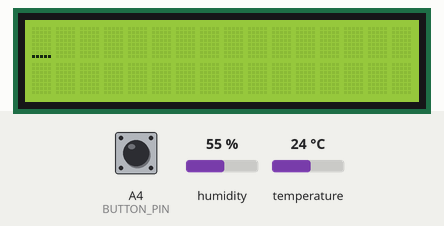
Bench run of a sketch on a simulated Arduino Mega 2560, built with avr-gcc and run on an emulated ATmega2560. Parts: 16×2 character LCD. Wiring (inferred from the names in the program): character LCD (HD44780): RS pin 12; R/W pin 11; E pin 2; data pin 3, pin 4, pin 5, pin 6, pin 7, pin 8, pin 9, pin 10. The inputs (shaded band) are chosen by the test bench; at power-on: A4 (BUTTON_PIN) HIGH, humidity 55 %, temperature 24 °C. What the sketch prints to the serial monitor is not drawn.

Above: at 1.2 s.
1.3 s: A4 (BUTTON_PIN) pulled LOW for 0.15 s
At 2.8 s:
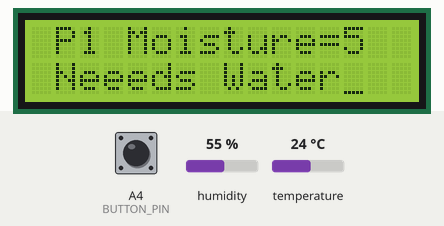
At 14.1 s:
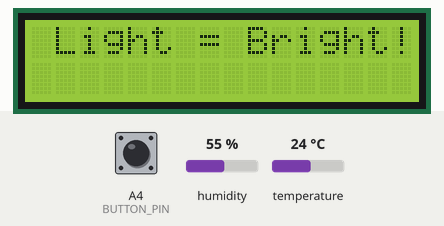
Timing chart, 0 to 15.6 s (numbered marks = the images above; inputs shaded):
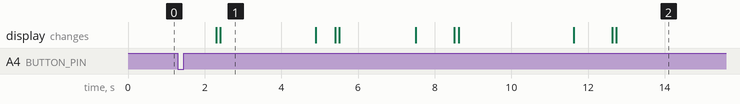

Measured:
- after the input at 1.3 s, the display: first changes after 1.0 s (image 1 shows a later state)
- what the display in image 1 shows lasts 2.5 s, from 2.4 s to 4.9 s

The sketch:

AutoGardenVer4.ino
```cpp
#include <stdio.h>
#include <string.h>
#include <stdlib.h>
#include "DHT.h"
#include <IRremote.h>
#include <Stepper.h>

#define DHTPIN A2
#define DHTTYPE DHT11
#define STEPS 100

DHT dht(DHTPIN, DHTTYPE);
Stepper stepper(STEPS, A8, A7, A6, A5);

int DI = 12;
int RW = 11;
int DB[] = {3, 4, 5, 6, 7, 8, 9, 10};// use array to select pin for bus
int Enable = 2;
//dht sensor
String fahrenheit;
String humidity;
//moisture sensore
String moisture;
String moisture1;
char needswater;
char needswater1;
//light sensor
int light;
//button
const int BUTTON_PIN = A4; // Arduino pin connected to button's pin
int lastButtonState;    // the previous state of button
int currentButtonState; // the current state of button
//IrRemote
const byte IR_RECEIVE_PIN = A9;
int remoteinput;
int previous = 0;

//define LCD writing
void LcdCommandWrite(int value) {
  // define all pins
  int i = 0;
  for (i = DB[0]; i <= DI; i++) // assign value for bus
  {
    digitalWrite(i, value & 01); // for 1602 LCD, it uses D7-D0( not D0-D7) for signal identification; here, it’s used for signal inversion.
    value >>= 1;
  }
  digitalWrite(Enable, LOW);
  delayMicroseconds(1);
  digitalWrite(Enable, HIGH);
  delayMicroseconds(1);  // wait for 1ms
  digitalWrite(Enable, LOW);
  delayMicroseconds(1);  // wait for 1ms
}

void LcdDataWrite(int value) {
  // initialize all pins
  int i = 0;
  digitalWrite(DI, HIGH);
  digitalWrite(RW, LOW);
  for (i = DB[0]; i <= DB[7]; i++) {
    digitalWrite(i, value & 01);
    value >>= 1;
  }
  digitalWrite(Enable, LOW);
  delayMicroseconds(1);
  digitalWrite(Enable, HIGH);
  delayMicroseconds(1);
  digitalWrite(Enable, LOW);
  delayMicroseconds(1);  // wait for 1ms
}

//Full Setup
void setup (void) {
  int i = 0;
  for (i = Enable; i <= DI; i++) {
    pinMode(i, OUTPUT);
    Serial.begin(57600);
    dht.begin();
    pinMode(BUTTON_PIN, INPUT_PULLUP); // set arduino pin to input pull-up mode
    currentButtonState = digitalRead(BUTTON_PIN);
    IrReceiver.begin(IR_RECEIVE_PIN, ENABLE_LED_FEEDBACK);
    stepper.setSpeed(180);
  }

//THESE DELAYS WERE SLOWING DOWN THE STEPPER MOTOR
//  delay(100);
  // initialize LCD after a brief pause
  // for LCD control
  LcdCommandWrite(0x38);  // select as 8-bit interface, 2-line display, 5x7 character size
//  delay(64);
  LcdCommandWrite(0x38);  // select as 8-bit interface, 2-line display, 5x7 character size
//  delay(50);
  LcdCommandWrite(0x38);  // select as 8-bit interface, 2-line display, 5x7 character size
//  delay(20);
  LcdCommandWrite(0x06);  // set input mode
  // auto-increment, no display of shifting
//  delay(20);
  LcdCommandWrite(0x0E);  // display setup
  // turn on the monitor, cursor on, no flickering
//  delay(20);
  LcdCommandWrite(0x01);  // clear the scree, cursor position returns to 0
//  delay(100);
  LcdCommandWrite(0x80);  //  display setup
  //  turn on the monitor, cursor on, no flickering

//  delay(20);
}

void loop (void) {
  lastButtonState    = currentButtonState;      // save the last state
  currentButtonState = digitalRead(BUTTON_PIN); // read new state
  if(lastButtonState == HIGH && currentButtonState == LOW) {
    LcdCommandWrite(0x01);  // clear the scree, cursor position returns to 0
    delay(1000);
    LcdCommandWrite(0x80 + 1);
    delay(100);
    moisture = analogRead(0);
    // Start LCD write
    LcdDataWrite('P');
    LcdDataWrite('1');
    LcdDataWrite(' ');
    LcdDataWrite('M');
    LcdDataWrite('o');
    LcdDataWrite('i');
    LcdDataWrite('s');
    LcdDataWrite('t');
    LcdDataWrite('u');
    LcdDataWrite('r');
    LcdDataWrite('e');
    LcdDataWrite('=');

    LcdDataWrite(moisture[0]);

    LcdCommandWrite(0xc0 + 1);

    if (moisture[0] == '6'
        || moisture[0] == '7'
        || moisture[0] == '8'
        || moisture[0] == '9'
       ) {
      needswater = 'N';
      LcdDataWrite('D');
      LcdDataWrite('o');
      LcdDataWrite('e');
      LcdDataWrite('s');
      LcdDataWrite(' ');
      LcdDataWrite('N');
      LcdDataWrite('O');
      LcdDataWrite('T');

    }
    else {
      needswater = 'Y';
      LcdDataWrite('N');
      LcdDataWrite('e');
      LcdDataWrite('e');
      LcdDataWrite('e');
      LcdDataWrite('d');
      LcdDataWrite('s');
      LcdDataWrite(' ');
      LcdDataWrite('W');
      LcdDataWrite('a');
      LcdDataWrite('t');
      LcdDataWrite('e');
      LcdDataWrite('r');
    }
    delay(2000);
    //  LcdDataWrite('F');
    delay(500);

    LcdCommandWrite(0x01);  // clear the scree, cursor position returns to 0
    delay(500);
    LcdCommandWrite(0x80 + 1);
    delay(100);
    moisture1 = analogRead(1);
    // write in welcome message
    LcdDataWrite('P');
    LcdDataWrite('2');
    LcdDataWrite(' ');
    LcdDataWrite('M');
    LcdDataWrite('o');
    LcdDataWrite('i');
    LcdDataWrite('s');
    LcdDataWrite('t');
    LcdDataWrite('u');
    LcdDataWrite('r');
    LcdDataWrite('e');
    LcdDataWrite('=');

    LcdDataWrite(moisture1[0]);

    LcdCommandWrite(0xc0 + 1);

    if (moisture1[0] == '6'
        || moisture1[0] == '7'
        || moisture1[0] == '8'
        || moisture1[0] == '9'
       ) {
      needswater1 = 'N';
      LcdDataWrite('D');
      LcdDataWrite('o');
      LcdDataWrite('e');
      LcdDataWrite('s');
      LcdDataWrite(' ');
      LcdDataWrite('N');
      LcdDataWrite('O');
      LcdDataWrite('T');

    }
    else {
      needswater1 = 'Y';
      LcdDataWrite('N');
      LcdDataWrite('e');
      LcdDataWrite('e');
      LcdDataWrite('e');
      LcdDataWrite('d');
      LcdDataWrite('s');
      LcdDataWrite(' ');
      LcdDataWrite('W');
      LcdDataWrite('a');
      LcdDataWrite('t');
      LcdDataWrite('e');
      LcdDataWrite('r');
    }
    delay(1000);
    //  LcdDataWrite('F');
    delay(1000);

    LcdCommandWrite(0x01);  // clear the scree, cursor position returns to 0
    delay(1000);
    LcdCommandWrite(0x80 + 1);
    delay(100);

    fahrenheit = String(dht.readTemperature(true));

    LcdDataWrite('T');
    LcdDataWrite('e');
    LcdDataWrite('m');
    LcdDataWrite('p');
    LcdDataWrite('e');
    LcdDataWrite('r');
    LcdDataWrite('a');
    LcdDataWrite('t');
    LcdDataWrite('u');
    LcdDataWrite('r');
    LcdDataWrite('e');
    LcdDataWrite('=');
    LcdDataWrite(fahrenheit[0]);
    LcdDataWrite(fahrenheit[1]);

  //  Serial.println(fahrenheit);

    LcdCommandWrite(0xc0 + 1);

    LcdDataWrite('H');
    LcdDataWrite('u');
    LcdDataWrite('m');
    LcdDataWrite('i');
    LcdDataWrite('d');
    LcdDataWrite('i');
    LcdDataWrite('t');
    LcdDataWrite('y');
    LcdDataWrite('=');

    humidity = String(dht.readHumidity());
    LcdDataWrite(humidity[0]);
    LcdDataWrite(humidity[1]);
    delay(3000);

    //Reset LCD
    LcdCommandWrite(0x01);  // clear the scree, cursor position returns to 0
    delay(1000);
    LcdCommandWrite(0x80 + 1);
    delay(100);

    LcdDataWrite('L');
    LcdDataWrite('i');
    LcdDataWrite('g');
    LcdDataWrite('h');
    LcdDataWrite('t');
    LcdDataWrite(' ');
    LcdDataWrite('=');
    LcdDataWrite(' ');


    light = analogRead(A3);
    // We'll have a few threshholds, qualitatively determined
    if (light < 10) {
      Serial.println(" - Dark");
      LcdDataWrite('D');
      LcdDataWrite('a');
      LcdDataWrite('r');
      LcdDataWrite('k');

    } else if (light < 200) {
      Serial.println(" - Dim");
      LcdDataWrite('D');
      LcdDataWrite('i');
      LcdDataWrite('m');

    } else if (light < 500) {
      Serial.println(" - Light");
      LcdDataWrite('L');
      LcdDataWrite('i');
      LcdDataWrite('g');
      LcdDataWrite('h');
      LcdDataWrite('t');
    } else if (light < 800) {
      Serial.println(" - Bright");
      LcdDataWrite('B');
      LcdDataWrite('r');
      LcdDataWrite('i');
      LcdDataWrite('g');
      LcdDataWrite('h');
      LcdDataWrite('t');
      LcdDataWrite('!');

    } else {
      Serial.println(" - Very bright");
    }
    delay(3000);

    //Reset LCD
    LcdCommandWrite(0x01);  // clear the scree, cursor position returns to 0
    delay(1000);
    LcdCommandWrite(0x80);
    delay(100);
      //Display Summary

  //    LcdDataWrite('T');
  //    LcdDataWrite('M');
  //    LcdDataWrite('P');
  //    LcdDataWrite(':');
      LcdDataWrite(fahrenheit[0]);
      LcdDataWrite(fahrenheit[1]);
      LcdDataWrite('F');


      LcdDataWrite(' ');
      LcdDataWrite('1');
      LcdDataWrite('W');
      LcdDataWrite(':');
      LcdDataWrite(needswater);

      LcdDataWrite(' ');
      LcdDataWrite('2');
      LcdDataWrite('W');
      LcdDataWrite(':');
      LcdDataWrite(needswater1);


 }
  if (IrReceiver.decode())
   {

      Serial.println(IrReceiver.decodedIRData.command);
      remoteinput = IrReceiver.decodedIRData.command;

      IrReceiver.resume();
//      delay(500);
   }
  if (remoteinput == 22){
      Serial.println('1');
      int val = analogRead(0);
      stepper.step(val - previous);
      previous = val;
    }

}
```
